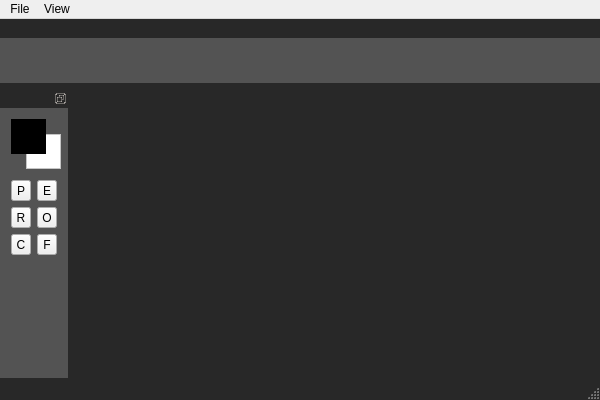
<?xml version="1.0" encoding="UTF-8"?>
<ui version="4.0">
 <class>AlpaintClass</class>
 <widget class="QMainWindow" name="AlpaintClass">
  <property name="geometry">
   <rect>
    <x>0</x>
    <y>0</y>
    <width>600</width>
    <height>400</height>
   </rect>
  </property>
  <property name="minimumSize">
   <size>
    <width>600</width>
    <height>400</height>
   </size>
  </property>
  <property name="windowTitle">
   <string>Alpaint</string>
  </property>
  <property name="styleSheet">
   <string notr="true">QMainWindow#AlpaintClass
{
	background-color: rgb(40, 40, 40);
}</string>
  </property>
  <widget class="QWidget" name="centralWidget">
   <property name="styleSheet">
    <string notr="true">QWidget#centralWidget
{
	background-color: rgb(40, 40, 40);
}</string>
   </property>
   <layout class="QVBoxLayout" name="verticalLayout">
    <property name="spacing">
     <number>0</number>
    </property>
    <property name="leftMargin">
     <number>0</number>
    </property>
    <property name="topMargin">
     <number>0</number>
    </property>
    <property name="rightMargin">
     <number>0</number>
    </property>
    <property name="bottomMargin">
     <number>0</number>
    </property>
   </layout>
  </widget>
  <widget class="QStatusBar" name="statusBar"/>
  <widget class="QMenuBar" name="menuBar">
   <property name="geometry">
    <rect>
     <x>0</x>
     <y>0</y>
     <width>600</width>
     <height>22</height>
    </rect>
   </property>
   <widget class="QMenu" name="menuFile">
    <property name="title">
     <string>File</string>
    </property>
    <addaction name="actionNew"/>
    <addaction name="actionUndo"/>
    <addaction name="actionRedo"/>
   </widget>
   <widget class="QMenu" name="menuView">
    <property name="title">
     <string>View</string>
    </property>
    <addaction name="actionShowPixelGrid"/>
    <addaction name="actionShowBackground"/>
   </widget>
   <addaction name="menuFile"/>
   <addaction name="menuView"/>
  </widget>
  <widget class="alp::ToolBarDock" name="toolBar">
   <property name="sizePolicy">
    <sizepolicy hsizetype="Fixed" vsizetype="Preferred">
     <horstretch>0</horstretch>
     <verstretch>0</verstretch>
    </sizepolicy>
   </property>
   <property name="maximumSize">
    <size>
     <width>68</width>
     <height>524287</height>
    </size>
   </property>
   <property name="styleSheet">
    <string notr="true">QDockWidget#toolBar
{
	border-top: 1px solid;
	border-right: 1px solid;
	background-color: rgb(83, 83, 83);
}</string>
   </property>
   <property name="features">
    <set>QDockWidget::DockWidgetFloatable|QDockWidget::DockWidgetMovable</set>
   </property>
   <property name="allowedAreas">
    <set>Qt::LeftDockWidgetArea</set>
   </property>
   <property name="windowTitle">
    <string/>
   </property>
   <attribute name="dockWidgetArea">
    <number>1</number>
   </attribute>
   <widget class="QWidget" name="toolBarContents">
    <property name="styleSheet">
     <string notr="true">QWidget#toolBarContents
{
	background-color: rgb(83, 83, 83);
}</string>
    </property>
    <layout class="QVBoxLayout" name="verticalLayout_2">
     <item>
      <widget class="QFrame" name="colorTool">
       <property name="sizePolicy">
        <sizepolicy hsizetype="Fixed" vsizetype="Fixed">
         <horstretch>0</horstretch>
         <verstretch>0</verstretch>
        </sizepolicy>
       </property>
       <property name="minimumSize">
        <size>
         <width>50</width>
         <height>50</height>
        </size>
       </property>
       <property name="maximumSize">
        <size>
         <width>50</width>
         <height>50</height>
        </size>
       </property>
       <property name="frameShape">
        <enum>QFrame::NoFrame</enum>
       </property>
       <property name="frameShadow">
        <enum>QFrame::Plain</enum>
       </property>
       <widget class="alp::ColorPicker" name="primaryColor">
        <property name="geometry">
         <rect>
          <x>0</x>
          <y>0</y>
          <width>35</width>
          <height>35</height>
         </rect>
        </property>
        <property name="sizePolicy">
         <sizepolicy hsizetype="Fixed" vsizetype="Fixed">
          <horstretch>0</horstretch>
          <verstretch>0</verstretch>
         </sizepolicy>
        </property>
        <property name="minimumSize">
         <size>
          <width>35</width>
          <height>35</height>
         </size>
        </property>
        <property name="maximumSize">
         <size>
          <width>35</width>
          <height>35</height>
         </size>
        </property>
        <property name="styleSheet">
         <string notr="true">background-color:black;</string>
        </property>
        <property name="frameShape">
         <enum>QFrame::StyledPanel</enum>
        </property>
        <property name="frameShadow">
         <enum>QFrame::Raised</enum>
        </property>
       </widget>
       <widget class="alp::ColorPicker" name="secondaryColor">
        <property name="geometry">
         <rect>
          <x>15</x>
          <y>15</y>
          <width>35</width>
          <height>35</height>
         </rect>
        </property>
        <property name="sizePolicy">
         <sizepolicy hsizetype="Fixed" vsizetype="Fixed">
          <horstretch>0</horstretch>
          <verstretch>0</verstretch>
         </sizepolicy>
        </property>
        <property name="minimumSize">
         <size>
          <width>35</width>
          <height>35</height>
         </size>
        </property>
        <property name="maximumSize">
         <size>
          <width>35</width>
          <height>35</height>
         </size>
        </property>
        <property name="styleSheet">
         <string notr="true">background-color:white;</string>
        </property>
        <property name="frameShape">
         <enum>QFrame::StyledPanel</enum>
        </property>
        <property name="frameShadow">
         <enum>QFrame::Raised</enum>
        </property>
       </widget>
       <zorder>secondaryColor</zorder>
       <zorder>primaryColor</zorder>
      </widget>
     </item>
     <item>
      <layout class="QHBoxLayout" name="horizontalLayout">
       <property name="topMargin">
        <number>5</number>
       </property>
       <item>
        <widget class="QToolButton" name="pencilButton">
         <property name="text">
          <string>P</string>
         </property>
         <property name="shortcut">
          <string>B</string>
         </property>
        </widget>
       </item>
       <item>
        <widget class="QToolButton" name="eraserButton">
         <property name="text">
          <string>E</string>
         </property>
         <property name="shortcut">
          <string>E</string>
         </property>
        </widget>
       </item>
      </layout>
     </item>
     <item>
      <layout class="QHBoxLayout" name="horizontalLayout_2">
       <property name="topMargin">
        <number>0</number>
       </property>
       <item>
        <widget class="QToolButton" name="rectButton">
         <property name="text">
          <string>R</string>
         </property>
        </widget>
       </item>
       <item>
        <widget class="QToolButton" name="ellipseButton">
         <property name="text">
          <string>O</string>
         </property>
        </widget>
       </item>
      </layout>
     </item>
     <item>
      <layout class="QHBoxLayout" name="horizontalLayout_4">
       <property name="topMargin">
        <number>0</number>
       </property>
       <item>
        <widget class="QToolButton" name="colorPickerButton">
         <property name="text">
          <string>C</string>
         </property>
         <property name="shortcut">
          <string>Ctrl+S</string>
         </property>
        </widget>
       </item>
       <item>
        <widget class="QToolButton" name="fillButton">
         <property name="text">
          <string>F</string>
         </property>
         <property name="shortcut">
          <string>F</string>
         </property>
        </widget>
       </item>
      </layout>
     </item>
     <item>
      <spacer name="verticalSpacer">
       <property name="orientation">
        <enum>Qt::Vertical</enum>
       </property>
       <property name="sizeHint" stdset="0">
        <size>
         <width>20</width>
         <height>40</height>
        </size>
       </property>
      </spacer>
     </item>
    </layout>
   </widget>
  </widget>
  <widget class="alp::InformationBarDock" name="informationBar">
   <property name="styleSheet">
    <string notr="true">QDockWidget#informationBar
{
	border-top: 1px solid;
	border-right: 1px solid;
	background-color: rgb(85, 85, 85);
}</string>
   </property>
   <property name="features">
    <set>QDockWidget::NoDockWidgetFeatures</set>
   </property>
   <property name="allowedAreas">
    <set>Qt::TopDockWidgetArea</set>
   </property>
   <attribute name="dockWidgetArea">
    <number>4</number>
   </attribute>
   <widget class="QWidget" name="informationBarContents">
    <property name="sizePolicy">
     <sizepolicy hsizetype="Preferred" vsizetype="Fixed">
      <horstretch>0</horstretch>
      <verstretch>0</verstretch>
     </sizepolicy>
    </property>
    <property name="minimumSize">
     <size>
      <width>0</width>
      <height>45</height>
     </size>
    </property>
    <property name="maximumSize">
     <size>
      <width>16777215</width>
      <height>45</height>
     </size>
    </property>
    <property name="styleSheet">
     <string notr="true">QWidget#informationBarContents
{
	background-color: rgb(83, 83, 83);
}</string>
    </property>
    <layout class="QHBoxLayout" name="horizontalLayout_3">
     <property name="spacing">
      <number>0</number>
     </property>
     <property name="leftMargin">
      <number>0</number>
     </property>
     <property name="topMargin">
      <number>0</number>
     </property>
     <property name="rightMargin">
      <number>0</number>
     </property>
     <property name="bottomMargin">
      <number>0</number>
     </property>
    </layout>
   </widget>
  </widget>
  <action name="actionNew">
   <property name="text">
    <string>New...</string>
   </property>
   <property name="shortcut">
    <string>Ctrl+N</string>
   </property>
  </action>
  <action name="actionShowPixelGrid">
   <property name="text">
    <string>Show pixel grid</string>
   </property>
   <property name="shortcut">
    <string>Ctrl+P</string>
   </property>
  </action>
  <action name="actionShowBackground">
   <property name="text">
    <string>Show background</string>
   </property>
   <property name="shortcut">
    <string>Ctrl+Shift+B</string>
   </property>
  </action>
  <action name="actionUndo">
   <property name="text">
    <string>Undo</string>
   </property>
   <property name="shortcut">
    <string>Ctrl+Z</string>
   </property>
  </action>
  <action name="actionRedo">
   <property name="text">
    <string>Redo</string>
   </property>
   <property name="shortcut">
    <string>Ctrl+Y</string>
   </property>
  </action>
 </widget>
 <layoutdefault spacing="6" margin="11"/>
 <customwidgets>
  <customwidget>
   <class>alp::ToolBarDock</class>
   <extends>QDockWidget</extends>
   <header>docks/ToolBarDock.h</header>
   <container>1</container>
  </customwidget>
  <customwidget>
   <class>alp::ColorPicker</class>
   <extends>QFrame</extends>
   <header>toolbar/ColorPicker.h</header>
   <container>1</container>
  </customwidget>
  <customwidget>
   <class>alp::InformationBarDock</class>
   <extends>QDockWidget</extends>
   <header>docks/InformationBarDock.h</header>
   <container>1</container>
  </customwidget>
 </customwidgets>
 <resources>
  <include location="Alpaint.qrc"/>
 </resources>
 <connections/>
</ui>
